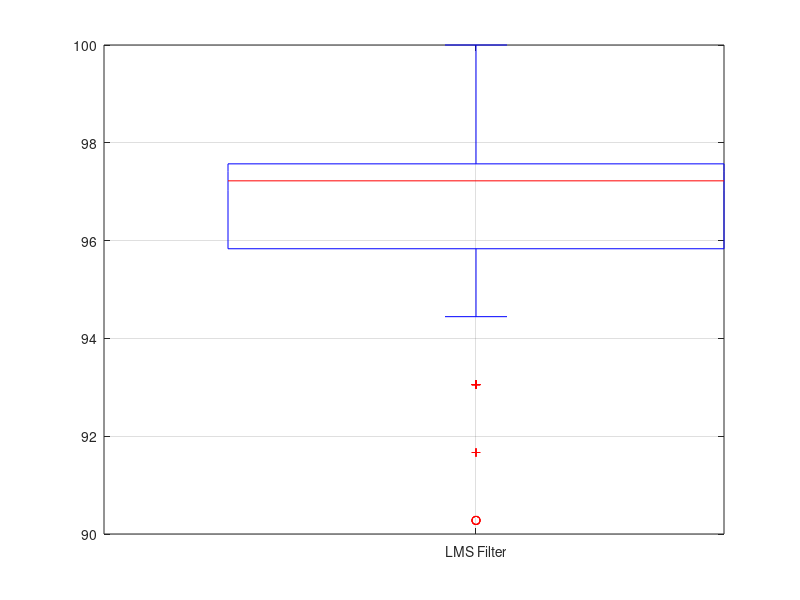

Write MATLAB code to recreate this figure. (Note: this script raises an error after producing the figure.)
%%POLYCARPO SOUZA NETO
%%3º trabalho de ICA
%%REDES NEURAIS
%% CODIGOS ORIGINAIS: PROF GUILHERME

clear; clc; close all

%====================================================================
%ler dados
load derm_input.txt;
load derm_target.txt;
%====================================================================
%entrada e saidas 
dados=derm_input;  % Vetores (padroes) de entrada
alvos=derm_target; % Saidas desejadas correspondentes
%====================================================================
%desaloca espaço na memória 
clear derm_input;  % Libera espaco em memoria
clear derm_target;
%===================================================================
% embaralha entradas e saidas
[LinD ColD]=size(dados);
[LinT ColT]=size(alvos);
%===================================================================
% Normaliza componetes para media zero e variancia unitaria
for i=1:LinD,
	mi=mean(dados(i,:));  % Media das linhas
    di=std(dados(i,:));   % desvio-padrao das linhas 
	dados(i,:)= (dados(i,:) - mi)./di;
end 
Dn=dados;
%==================================================================
% Define tamanho dos conjuntos de treinamento/teste (hold out)
ptrn=0.8;    % Porcentagem usada para treino
ptst=1-ptrn; % Porcentagem usada para teste

%====================================================================
% arquitetura da rede
Nr = 200;   % No. de rodadas de treinamento/teste
%==========================================================================
%laço com as rodadas

for r=1:Nr,     
    rodada=r,
    % Embaralha pares entrada/saida ->contem permutacoes aleatorias segundo
    % o for
    I=randperm(ColD); Dn=Dn(:,I); alvos=alvos(:,I);   
        
    % Vetores para treinamento e saidas desejadas correspondentes
    J=floor(ptrn*ColD);
    P = Dn(:,1:J); T1 = alvos(:,1:J);
    [lP cP]=size(P);   % Tamanho da matriz de vetores de treinamento
    
    % Vetores para teste e saidas desejadas correspondentes
    Q = Dn(:,J+1:end); T2 = alvos(:,J+1:end);
    [lQ cQ]=size(Q);   % Tamanho da matriz de vetores de teste
%==========================================================================
%implementa minimos quadrados
%pesos=alvo pinv
    W=T1*pinv(P);
    %W=T1\P;
    
    %% ETAPA DE GENERALIZACAO  %%%
    OUT2=W*Q;
    
    % CALCULA TAXA DE ACERTO
    count_OK=0;  % Contador de acertos
   
    for t=1:cQ,
        [T2max iT2max]=max(T2(:,t));  % Indice da saida desejada de maior valor
        [OUT2_max iOUT2_max]=max(OUT2(:,t)); % Indice do neuronio cuja saida eh a maior
        
        if iT2max==iOUT2_max,   % Conta acerto se os dois indices coincidem
            count_OK=count_OK+1;
        end
    end
    
    % Taxa de acerto global
    Tx_OK(r)=100*(count_OK/cQ)
        
end
%===========================================================================
melhor_caso = 0;
pior_caso = inf;
%calcula matriz de confusao
if r ~= 1
        % melhor caso
        if  Tx_OK(r) >  melhor_caso
            melhor_caso = Tx_OK(r);
            for t=1:cQ,
                [T2max iT2max]=max(T2(:,t));  % Indice da saida desejada de maior valor
                [OUT2_max iOUT2_max]=max(OUT2(:,t)); % Indice do neuronio cuja saida eh a maior
                cm1(t) = iT2max;
                cm2(t) = iOUT2_max;
            end
        end
        % pior caso
        if  Tx_OK(r) <  pior_caso
            pior_caso = Tx_OK(r);
            for t=1:cQ,
                [T2max iT2max]=max(T2(:,t));  % Indice da saida desejada de maior valor
                [OUT2_max iOUT2_max]=max(OUT2(:,t)); % Indice do neuronio cuja saida eh a maior
                cp1(t) = iT2max;
                cp2(t) = iOUT2_max;
            end
        end
end
%==========================================================================    
% medidas estatisticas
media=mean(Tx_OK)
mediana=median(Tx_OK)
maxima=max(Tx_OK)
minima=min(Tx_OK)
desv_padrao=std(Tx_OK)

[Cm,orderm] = confusionmat(cm1,cm2); % Melhor caso
[Cp,orderp] = confusionmat(cp1,cp2); % Pior caso
%==========================================================================
boxplot([Tx_OK], 'Labels',{'LMS Filter'})
grid on;
%tabela com resultados
name={'Acertos'};
T = table(mediana,media,minima,maxima,desv_padrao,...
    'RowNames',name)

hold on
grid on
title('Taxa de Acerto do Mínimos Quadrados')
ylabel('Acerto')
boxplot(Tx_OK, 'Labels',{'LMS'})
hold off
